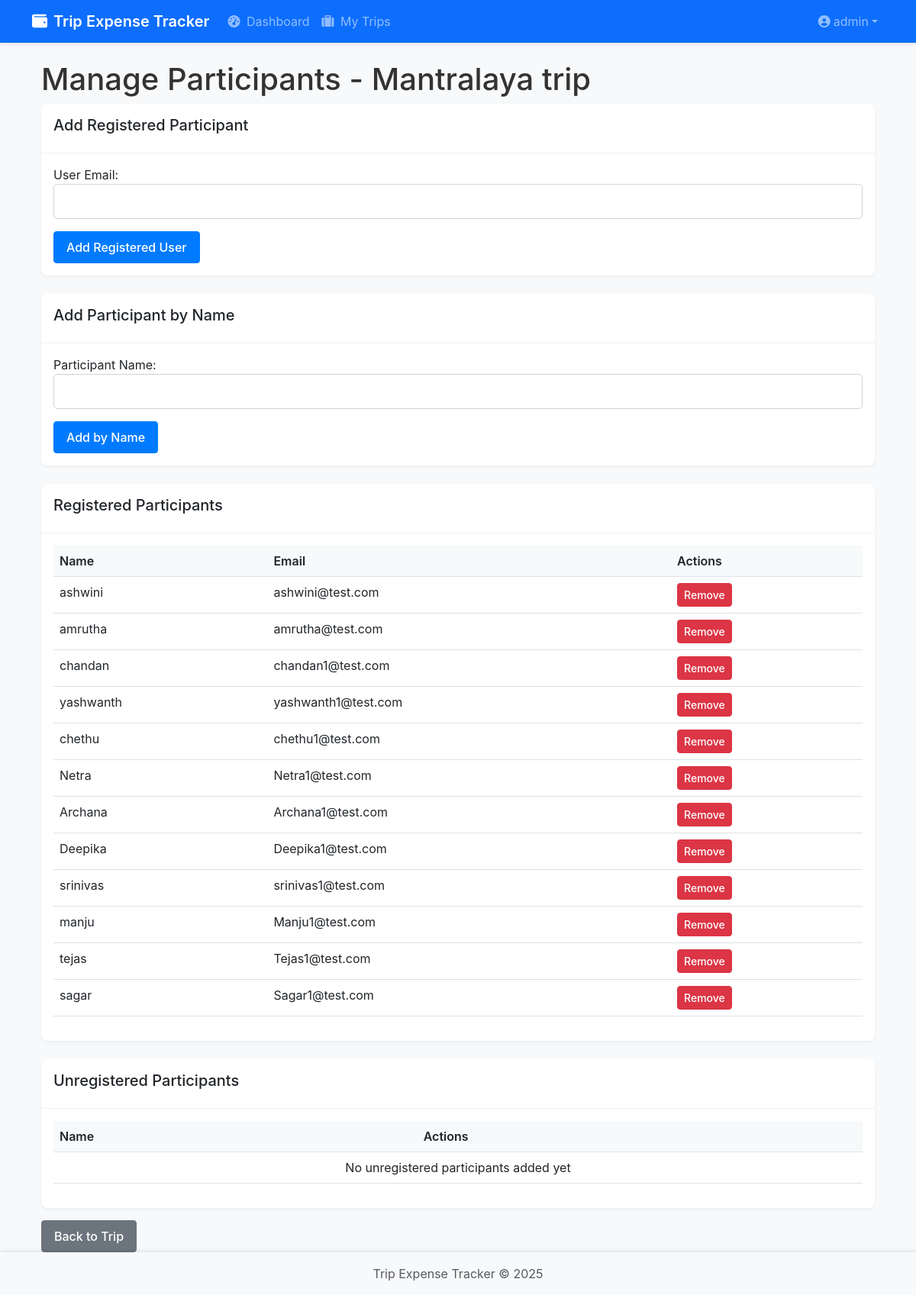
Screenshot of /trips/5/manage-participants (signed in) with the database file from the repository.
### expense_tracker/backend/models/user.py (models this page shows, shortened)
class User(UserMixin, db.Model):
    id = db.Column(db.Integer, primary_key=True)
    email = db.Column(db.String(120), unique=True, nullable=False, index=True)
    name = db.Column(db.String(100), nullable=False)
    password_hash = db.Column(db.String(128))
    profile_photo = db.Column(db.String(255), nullable=True)  # Path to profile photo
    bio = db.Column(db.Text, nullable=True)  # Short bio or description
    created_at = db.Column(db.DateTime, default=datetime.utcnow)
    last_seen = db.Column(db.DateTime, default=datetime.utcnow)
    is_admin = db.Column(db.Boolean, default=False)
    trips_created = db.relationship('Trip', backref='admin', lazy='dynamic', foreign_keys='Trip.admin_id')

### expense_tracker/backend/models/trip.py (models this page shows, shortened)
class Trip(db.Model):
    id = db.Column(db.Integer, primary_key=True)
    name = db.Column(db.String(100), nullable=False)
    description = db.Column(db.Text, nullable=True)
    start_date = db.Column(db.DateTime, nullable=False)
    end_date = db.Column(db.DateTime, nullable=False)
    created_at = db.Column(db.DateTime, default=datetime.utcnow)
    updated_at = db.Column(db.DateTime, default=datetime.utcnow, onupdate=datetime.utcnow)
    admin_id = db.Column(db.Integer, db.ForeignKey('user.id'), nullable=False)
    participants = db.Column(db.Text, nullable=False, default=json.dumps([]))
    unregistered_participants = db.Column(db.Text, nullable=False, default=json.dumps([]))
    advances_json = db.Column(db.Text, default=json.dumps({}))
    general_payments_json = db.Column(db.Text, default=json.dumps([]))
    expenses = db.relationship('Expense', backref='trip', lazy='dynamic', cascade='all, delete-orphan')
    def get_participants_list(self):
        if self.participants is None:
            return []
        return json.loads(self.participants)
    def get_unregistered_participants(self):
        if self.unregistered_participants is None:
            return []
        return json.loads(self.unregistered_participants)

### expense_tracker/backend/routes/trips.py (the view, shortened to what this page needs)
@trips_bp.route('/<int:trip_id>/manage-participants', methods=['GET', 'POST'])
@login_required
def manage_participants(trip_id):
    trip = Trip.query.get_or_404(trip_id)
    if trip.admin_id != current_user.id:
        flash('You do not have permission to manage participants', 'error')
        return redirect(url_for('trips.view_trip', trip_id=trip_id))
    participant_ids = trip.get_participants_list()
    participants = User.query.filter(User.id.in_([int(pid) for pid in participant_ids if pid.isdigit()])).all()
    unregistered_participants = trip.get_unregistered_participants()
    return render_template('trips/manage_participants.html',
                          trip=trip,
                          participants=participants,
                          unregistered_participants=unregistered_participants)

### expense_tracker/backend/templates/trips/manage_participants.html (shortened to what this page needs)
{% extends 'base.html' %}
{% block content %}
<div class="container mt-4">
    <h1>Manage Participants - {{ trip.name }}</h1>
    <div class="card mb-4">
        <div class="card-header">
            <h5>Add Registered Participant</h5>
        </div>
        <div class="card-body">
            <form method="POST">
                <div class="form-group">
                    <label for="email">User Email:</label>
                    <input type="email" class="form-control" id="email" name="email" required>
                </div>
                <button type="submit" class="btn btn-primary mt-3">Add Registered User</button>
            </form>
        </div>
    </div>
    <div class="card mb-4">
        <div class="card-header">
            <h5>Add Participant by Name</h5>
        </div>
        <div class="card-body">
            <form method="POST">
                <div class="form-group">
                    <label for="name">Participant Name:</label>
                    <input type="text" class="form-control" id="name" name="name" required>
                </div>
                <button type="submit" class="btn btn-primary mt-3">Add by Name</button>
            </form>
        </div>
    </div>
    <div class="card mb-4">
        <div class="card-header">
            <h5>Registered Participants</h5>
        </div>
        <div class="card-body">
            <table class="table">
                <thead>
                    <tr>
                        <th>Name</th>
                        <th>Email</th>
                        <th>Actions</th>
                    </tr>
                </thead>
                <tbody>
                    {% for participant in participants %}
                    <tr>
                        <td>{{ participant.name }}</td>
                        <td>{{ participant.email }}</td>
                        <td>
                            <form method="POST" class="d-inline">
                                <button type="submit" class="btn btn-sm btn-danger">Remove</button>
                            </form>
                        </td>
                    </tr>
                    {% else %}
                    <tr>
                        <td colspan="3" class="text-center">No registered participants added yet</td>
                    </tr>
                    {% endfor %}
                </tbody>
            </table>
        </div>
    </div>
    <div class="card">
        <div class="card-header">
            <h5>Unregistered Participants</h5>
        </div>
        <div class="card-body">
            <table class="table">
                <thead>
                    <tr>
                        <th>Name</th>
                        <th>Actions</th>
                    </tr>
                </thead>
                <tbody>
                    {% for name in unregistered_participants %}
                    <tr>
                        <td>{{ name }}</td>
                        <td>
                            <div class="btn-group">
                                <button type="button" class="btn btn-sm btn-primary dropdown-toggle" data-bs-toggle="dropdown">
                                    Actions
                                </button>
                                <ul class="dropdown-menu">
                                    <li>
                                        <button type="button" class="dropdown-item" data-bs-toggle="modal" data-bs-target="#linkModal{{ loop.index }}">
                                            Link to User
                                        </button>
                                    </li>
                                    <li>
                                        <form method="POST">
                                            <input type="hidden" name="action" value="remove_unregistered">
                                            <input type="hidden" name="name" value="{{ name }}">
                                            <button type="submit" class="dropdown-item text-danger">Remove</button>
                                        </form>
                                    </li>
                                </ul>
                            </div>
                            <div class="modal fade" id="linkModal{{ loop.index }}" tabindex="-1" aria-hidden="true">
                                <div class="modal-dialog">
                                    <div class="modal-content">
                                        <div class="modal-header">
                                            <h5 class="modal-title">Link {{ name }} to User</h5>
                                            <button type="button" class="btn-close" data-bs-dismiss="modal" aria-label="Close"></button>
                                        </div>
                                        <div class="modal-body">
                                            <form method="POST">
                                                <input type="hidden" name="action" value="link_participant">
                                                <input type="hidden" name="name" value="{{ name }}">
                                                <div class="form-group">
                                                    <label for="email_link">User Email:</label>
                                                    <input type="email" class="form-control" id="email_link" name="email" required>
                                                </div>
                                                <div class="mt-3 text-end">
                                                    <button type="button" class="btn btn-secondary" data-bs-dismiss="modal">Cancel</button>
                                                    <button type="submit" class="btn btn-primary">Link User</button>
                                                </div>
                                            </form>
                                        </div>
                                    </div>
                                </div>
                            </div>
                        </td>
                    </tr>
                    {% else %}
                    <tr>
                        <td colspan="2" class="text-center">No unregistered participants added yet</td>
                    </tr>
                    {% endfor %}
                </tbody>
            </table>
        </div>
    </div>
    <div class="mt-3">
        <a href="{{ url_for('trips.view_trip', trip_id=trip.id) }}" class="btn btn-secondary">Back to Trip</a>
    </div>
</div>
{% endblock %}

### expense_tracker/backend/templates/base.html (shortened to what this page needs)
<!DOCTYPE html>
<html lang="en">
<head>
    <link href="https://cdn.jsdelivr.net/npm/bootstrap@5.3.0-alpha1/dist/css/bootstrap.min.css" rel="stylesheet">
    <link rel="stylesheet" href="https://cdnjs.cloudflare.com/ajax/libs/font-awesome/6.0.0/css/all.min.css">
    <link rel="stylesheet" href="{{ url_for('static', filename='css/style.css') }}">
</head>
<body class="d-flex flex-column min-vh-100">
    <nav class="navbar navbar-expand-lg navbar-dark bg-primary sticky-top">
        <div class="container">
            <a class="navbar-brand d-flex align-items-center" href="{{ url_for('main.index') }}">
                <i class="fas fa-wallet me-2"></i>
                <span class="d-none d-sm-inline">Trip Expense Tracker</span>
            </a>
            <div class="collapse navbar-collapse" id="navbarNav">
                <ul class="navbar-nav me-auto">
                    {% if current_user.is_authenticated %}
                    <li class="nav-item">
                        <a class="nav-link" href="{{ url_for('main.dashboard') }}">
                            <i class="fas fa-tachometer-alt me-1"></i>
                            <span>Dashboard</span>
                        </a>
                    </li>
                    <li class="nav-item">
                        <a class="nav-link" href="{{ url_for('trips.list_trips') }}">
                            <i class="fas fa-suitcase me-1"></i>
                            <span>My Trips</span>
                        </a>
                    </li>
                    {% endif %}
                </ul>
                <ul class="navbar-nav">
                    {% if current_user.is_authenticated %}
                    <li class="nav-item dropdown">
                        <a class="nav-link dropdown-toggle d-flex align-items-center" href="#" id="userDropdown" role="button" data-bs-toggle="dropdown">
                            <i class="fas fa-user-circle me-1"></i>
                            <span class="d-none d-sm-inline">{{ current_user.name }}</span>
                        </a>
                    </li>
                    {% endif %}
                </ul>
            </div>
        </div>
    </nav>
    <main class="flex-shrink-0">
        <div class="container mt-4">
            {% block content %}{% endblock %}
        </div>
    </main>
    <footer class="footer mt-auto py-3 bg-light">
        <div class="container text-center">
            <span class="text-muted">Trip Expense Tracker &copy; 2025</span>
        </div>
    </footer>
</body>
</html>

### expense_tracker/backend/static/css/style.css (style rules this page uses)
:root { --primary-color: #0d6efd; --secondary-color: #6c757d; --success-color: #198754; --danger-color: #dc3545; --warning-color: #ffc107; --info-color: #0dcaf0; --light-color: #f8f9fa; --dark-color: #212529; }
html, body { height: 100%; overflow-x: hidden; }
body { font-family: -apple-system, BlinkMacSystemFont, "Segoe UI", Roboto, "Helvetica Neue", Arial, sans-serif; -webkit-font-smoothing: antialiased; -moz-osx-font-smoothing: grayscale; background-color: #f8f9fa; color: #333; }
.navbar { box-shadow: 0 2px 4px rgba(0,0,0,0.1); }
.navbar-brand { font-weight: 600; }
.card { border: none; box-shadow: 0 2px 4px rgba(0,0,0,0.05); transition: transform 0.2s ease-in-out; border-radius: 0.5rem; background: #fff; }
.card-header { padding: 1rem; background: transparent; border-bottom: 1px solid rgba(0,0,0,0.05); }
.btn { font-weight: 500; padding: 0.5rem 1rem; border-radius: 0.25rem; transition: all 0.2s ease-in-out; }
.btn-sm { padding: 0.25rem 0.5rem; }
.btn-primary { background-color: #007bff; border-color: #007bff; }
.form-control { border-radius: 5px; padding: 10px; border: 1px solid #ced4da; }
.table { width: 100%; margin-bottom: 1rem; color: #212529; border-collapse: collapse; }
.table th { font-weight: 600; background-color: #f8f9fa; }
.footer { background-color: var(--light-color); padding: 1rem 0; box-shadow: 0 -2px 4px rgba(0,0,0,0.1); }

### rows the page displays
User: name "admin"
Trip: name "Mantralaya trip"
User: name "ashwini", email "ashwini@test.com"
User: name "amrutha", email "amrutha@test.com"
User: name "chandan", email "chandan1@test.com"
User: name "yashwanth", email "yashwanth1@test.com"
User: name "chethu", email "chethu1@test.com"
User: name "Netra", email "Netra1@test.com"
User: name "Archana", email "Archana1@test.com"
User: name "Deepika", email "Deepika1@test.com"
User: name "srinivas", email "srinivas1@test.com"
User: name "manju", email "Manju1@test.com"
User: name "tejas", email "Tejas1@test.com"
User: name "sagar", email "Sagar1@test.com"
